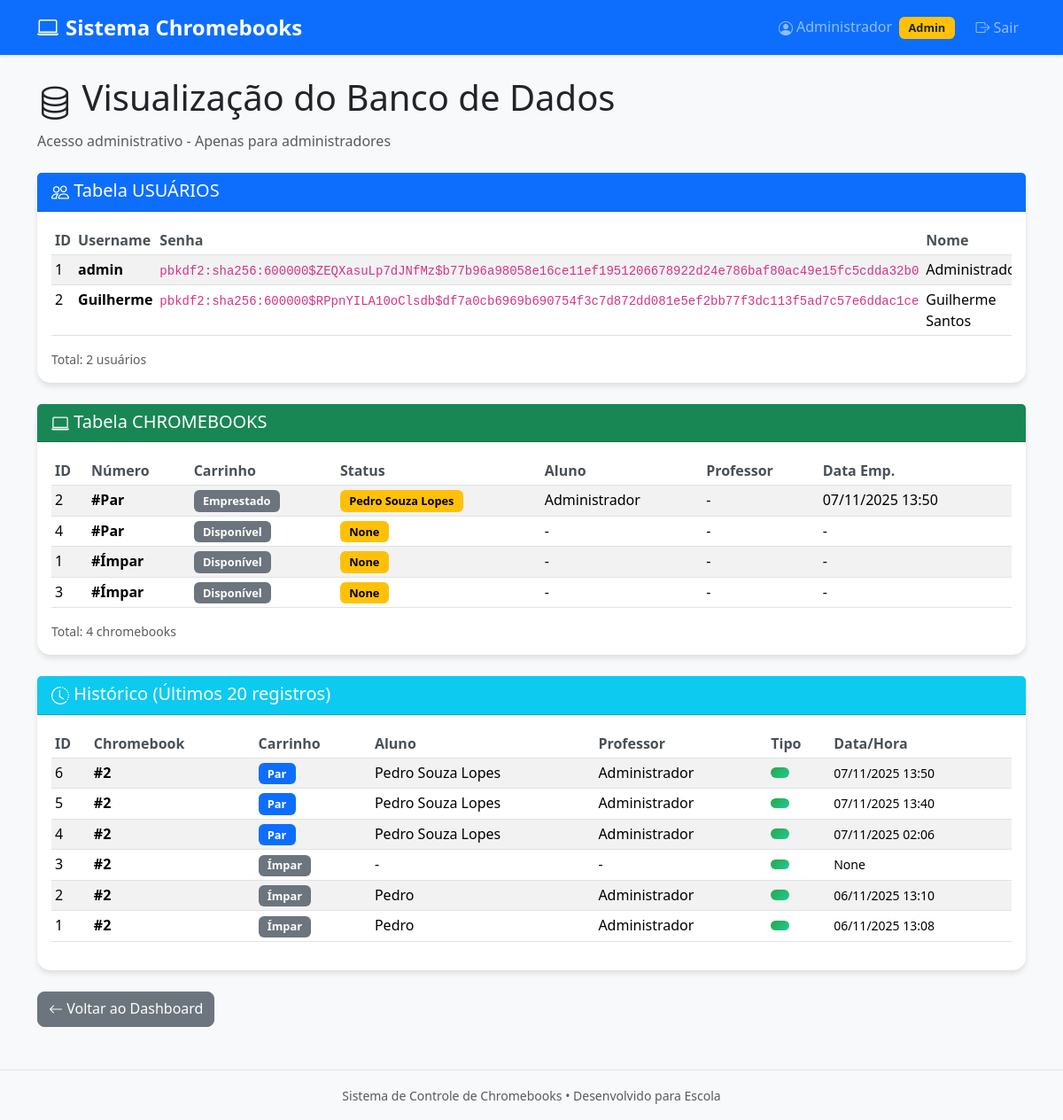
Page /admin_banco_dados (signed in) on the earlier database version.
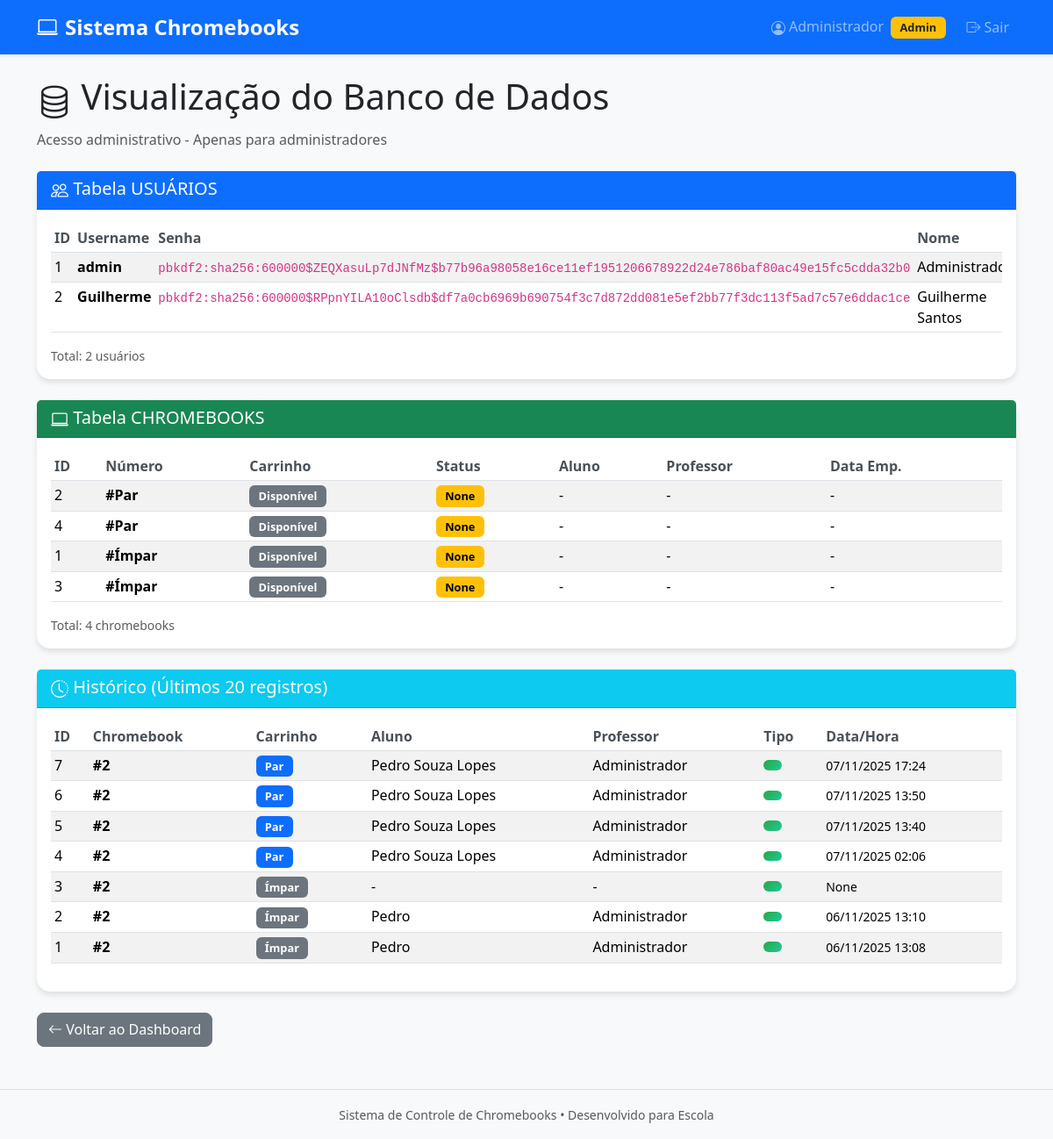
Same page on the later database version.
### tables this page shows
CREATE TABLE usuarios (
                id INTEGER PRIMARY KEY AUTOINCREMENT,
                username TEXT UNIQUE NOT NULL,
                senha TEXT NOT NULL,
                nome TEXT NOT NULL
            );

CREATE TABLE chromebooks (
                id INTEGER PRIMARY KEY AUTOINCREMENT,
                numero INTEGER UNIQUE NOT NULL,
                carrinho TEXT NOT NULL,
                status TEXT DEFAULT 'Disponível',
                aluno_emprestado TEXT,
                data_emprestimo TEXT,
                professor_emprestimo TEXT
            );

CREATE TABLE historico (
                id INTEGER PRIMARY KEY AUTOINCREMENT,
                chromebook_numero INTEGER,
                carrinho TEXT,
                aluno TEXT,
                professor TEXT,
                data_emprestimo TEXT,
                data_devolucao TEXT,
                tipo_acao TEXT
            );

### app.py (the view)
@app.route('/admin_banco_dados')
@login_required
def admin_banco_dados():
    if not current_user.is_admin:
        flash('Acesso restrito a administradores!', 'danger')
        return redirect(url_for('dashboard'))
    usuarios = db.obter_usuarios()
    chromebooks = db.obter_todos_chromebooks()
    historico = db.obter_historico()
    return safe_render("admin_banco.html",
                      usuarios=usuarios,
                      chromebooks=chromebooks,
                      historico=historico)

### app.py (called while the page is built)
@login_manager.user_loader
def load_user(user_id):
    user_data = db.buscar_usuario_por_id(user_id)
    if user_data:
        return User(user_data)
    return None

def safe_render(template_name, **context):
    try:
        return render_template(template_name, **context)
    except TemplateNotFound:
        fallback = f"""
        <html><head><meta charset="utf-8"><title>Fallback - {template_name}</title></head>
        <body>
        <h2>Template ausente: {template_name}</h2>
        <p>Context: {context.keys()}</p>
        <p><a href="/">Voltar</a></p>
        </body></html>
        """
        return fallback

### database.py (called while the page is built)
    def get_connection(self):
        return sqlite3.connect(self.db_name)

    def buscar_usuario_por_id(self, user_id):
        conn = self.get_connection()
        cursor = conn.cursor()
        cursor.execute("SELECT id, username, nome FROM usuarios WHERE id = ?", (user_id,))
        row = cursor.fetchone()
        conn.close()
        if not row:
            return None
        user_id, username_db, nome = row
        return {'id': user_id, 'username': username_db, 'nome': nome, 'is_admin': (username_db.lower() == 'admin')}

    def obter_usuarios(self):
        conn = self.get_connection()
        cursor = conn.cursor()
        cursor.execute("SELECT id, username, senha, nome FROM usuarios")
        usuarios = cursor.fetchall()
        conn.close()
        return usuarios

    def obter_todos_chromebooks(self):
        conn = self.get_connection()
        cursor = conn.cursor()
        cursor.execute("SELECT numero, carrinho, status, aluno_emprestado, professor_emprestimo, data_emprestimo FROM chromebooks ORDER BY carrinho, numero")
        r = cursor.fetchall(); conn.close(); return r

    def obter_historico(self):
        conn = self.get_connection(); cursor = conn.cursor()
        cursor.execute('''
            SELECT * FROM historico ORDER BY id DESC LIMIT 50
        ''')
        historico = cursor.fetchall(); conn.close(); return historico

### templates/admin_banco.html (shortened to what this page needs)
{% extends "base.html" %}
{% block content %}
<div class="row">
    <div class="col">
        <h1><i class="bi bi-database"></i> Visualização do Banco de Dados</h1>
        <p class="text-muted">Acesso administrativo - Apenas para administradores</p>
        <div class="card mt-4">
            <div class="card-header bg-primary text-white">
                <h5 class="mb-0"><i class="bi bi-people"></i> Tabela USUÁRIOS</h5>
            </div>
            <div class="card-body">
                <div class="table-responsive">
                    <table class="table table-sm table-striped">
                        <thead>
                            <tr>
                                <th>ID</th>
                                <th>Username</th>
                                <th>Senha</th>
                                <th>Nome</th>
                            </tr>
                        </thead>
                        <tbody>
                            {% for user in usuarios %}
                            <tr>
                                <td>{{ user[0] }}</td>
                                <td><strong>{{ user[1] }}</strong></td>
                                <td><code>{{ user[2] }}</code></td>
                                <td>{{ user[3] }}</td>
                            </tr>
                            {% endfor %}
                        </tbody>
                    </table>
                </div>
                <div class="text-muted small">Total: {{ usuarios|length }} usuários</div>
            </div>
        </div>
        <div class="card mt-4">
            <div class="card-header bg-success text-white">
                <h5 class="mb-0"><i class="bi bi-laptop"></i> Tabela CHROMEBOOKS</h5>
            </div>
            <div class="card-body">
                <div class="table-responsive">
                    <table class="table table-sm table-striped">
                        <thead>
                            <tr>
                                <th>ID</th>
                                <th>Número</th>
                                <th>Carrinho</th>
                                <th>Status</th>
                                <th>Aluno</th>
                                <th>Professor</th>
                                <th>Data Emp.</th>
                            </tr>
                        </thead>
                        <tbody>
                            {% for cb in chromebooks %}
                            <tr>
                                <td>{{ cb[0] }}</td>
                                <td><strong>#{{ cb[1] }}</strong></td>
                                <td>
                                    <span class="badge bg-{{ 'primary' if cb[2] == 'Par' else 'secondary' }}">
                                        {{ cb[2] }}
                                    </span>
                                </td>
                                <td>
                                    <span class="badge bg-{{ 'success' if cb[3] == 'Disponível' else 'warning' }}">
                                        {{ cb[3] }}
                                    </span>
                                </td>
                                <td>{{ cb[4] or '-' }}</td>
                                <td>{{ cb[6] or '-' }}</td>
                                <td>{{ cb[5] or '-' }}</td>
                            </tr>
                            {% endfor %}
                        </tbody>
                    </table>
                </div>
                <div class="text-muted small">Total: {{ chromebooks|length }} chromebooks</div>
            </div>
        </div>
        <div class="card mt-4">
            <div class="card-header bg-info text-white">
                <h5 class="mb-0"><i class="bi bi-clock-history"></i> Histórico (Últimos 20 registros)</h5>
            </div>
            <div class="card-body">
                <div class="table-responsive">
                    <table class="table table-sm table-striped">
                        <thead>
                            <tr>
                                <th>ID</th>
                                <th>Chromebook</th>
                                <th>Carrinho</th>
                                <th>Aluno</th>
                                <th>Professor</th>
                                <th>Tipo</th>
                                <th>Data/Hora</th>
                            </tr>
                        </thead>
                        <tbody>
                            {% for hist in historico %}
                            <tr>
                                <td>{{ hist[0] }}</td>
                                <td><strong>#{{ hist[1] }}</strong></td>
                                <td>
                                    <span class="badge bg-{{ 'primary' if hist[2] == 'Par' else 'secondary' }}">
                                        {{ hist[2] }}
                                    </span>
                                </td>
                                <td>{{ hist[3] or '-' }}</td>
                                <td>{{ hist[4] or '-' }}</td>
                                <td>
                                    <span class="badge bg-{{ 'warning' if hist[8] == 'Empréstimo' else 'success' }}">
                                    </span>
                                </td>
                                <td><small>{{ hist[5] or hist[6] }}</small></td>
                            </tr>
                            {% endfor %}
                        </tbody>
                    </table>
                </div>
            </div>
        </div>
        <div class="mt-4">
            <a href="{{ url_for('dashboard') }}" class="btn btn-secondary">
                <i class="bi bi-arrow-left"></i> Voltar ao Dashboard
            </a>
        </div>
    </div>
</div>
{% endblock %}

### templates/base.html (shortened to what this page needs)
<!DOCTYPE html>
<html lang="pt-BR">
<head>
  <link href="https://cdn.jsdelivr.net/npm/bootstrap@5.3.3/dist/css/bootstrap.min.css" rel="stylesheet">
  <link rel="stylesheet" href="https://cdn.jsdelivr.net/npm/bootstrap-icons@1.11.1/font/bootstrap-icons.css">
  <link href="{{ url_for('static', filename='style.css') }}" rel="stylesheet">
</head>
<body>
  <nav class="navbar navbar-expand-lg navbar-dark bg-primary shadow-sm">
    <div class="container">
      <a class="navbar-brand d-flex align-items-center gap-2" href="{{ url_for('dashboard') }}">
        <i class="bi bi-laptop"></i> <span>Sistema Chromebooks</span>
      </a>
      {% if current_user.is_authenticated %}
      <div class="navbar-nav ms-auto align-items-center">
        <span class="navbar-text me-3">
          <i class="bi bi-person-circle"></i> {{ current_user.nome }}
          {% if current_user.is_admin %}
            <span class="badge bg-warning text-dark ms-1">Admin</span>
          {% endif %}
        </span>
        <a class="nav-link d-flex align-items-center" href="{{ url_for('logout') }}">
          <i class="bi bi-box-arrow-right me-1"></i> Sair
        </a>
      </div>
      {% endif %}
    </div>
  </nav>
  <main class="container mt-4 mb-5">
    {% block content %}{% endblock %}
  </main>
  <footer class="bg-light text-center text-muted py-3 mt-auto border-top">
    <div class="container">
      <small>Sistema de Controle de Chromebooks • Desenvolvido para Escola</small>
    </div>
  </footer>
</body>
</html>

### static/style.css (style rules this page uses)
body { background-color: #f8f9fa; font-family: 'Segoe UI', Tahoma, Geneva, Verdana, sans-serif; }
.card { border: none; border-radius: 15px; box-shadow: 0 4px 6px rgba(0, 0, 0, 0.1); transition: transform 0.2s ease-in-out, box-shadow 0.2s ease-in-out; animation: fadeIn 0.5s ease-out; }
.btn { border-radius: 8px; font-weight: 500; transition: all 0.25s ease-in-out; }
.navbar-brand { font-weight: 600; font-size: 1.5rem; }
.table th { border-top: none; font-weight: 600; color: #495057; }
.badge { font-size: 0.8em; padding: 0.45em 0.8em; }
.badge.bg-success { background: linear-gradient(135deg, #28a745 0%, #20c997 100%) !important; }
.badge.bg-warning { color: #000; }
button.btn i, a.btn i { vertical-align: middle; position: relative; top: -1px; }
.bi { vertical-align: -.125em; }

Differences in the rows shown:
changed chromebooks (number 1 of 4 on the later page): status "Emprestado" → "Disponível"; aluno_emprestado "Pedro Souza Lopes" → "None"; professor_emprestimo "Administrador" → "-"; data_emprestimo "07/11/2025 13:50" → "-"
added historico: id "7", chromebook_numero "2", carrinho "Par", aluno "Pedro Souza Lopes", professor "Administrador", data_devolucao "07/11/2025 17:24"
